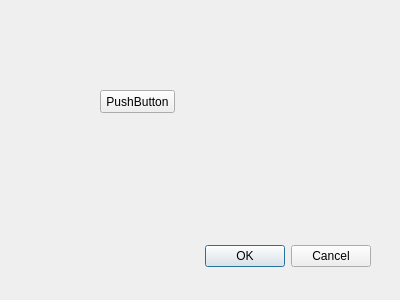
<?xml version="1.0" encoding="UTF-8"?>
<ui version="4.0">
 <class>Settings</class>
 <widget class="QDialog" name="Settings">
  <property name="geometry">
   <rect>
    <x>0</x>
    <y>0</y>
    <width>400</width>
    <height>300</height>
   </rect>
  </property>
  <property name="windowTitle">
   <string>Dialog</string>
  </property>
  <widget class="QDialogButtonBox" name="buttonBox">
   <property name="geometry">
    <rect>
     <x>30</x>
     <y>240</y>
     <width>341</width>
     <height>32</height>
    </rect>
   </property>
   <property name="orientation">
    <enum>Qt::Horizontal</enum>
   </property>
   <property name="standardButtons">
    <set>QDialogButtonBox::Cancel|QDialogButtonBox::Ok</set>
   </property>
  </widget>
  <widget class="QPushButton" name="pushButton">
   <property name="geometry">
    <rect>
     <x>100</x>
     <y>90</y>
     <width>75</width>
     <height>23</height>
    </rect>
   </property>
   <property name="text">
    <string>PushButton</string>
   </property>
  </widget>
 </widget>
 <resources/>
 <connections>
  <connection>
   <sender>buttonBox</sender>
   <signal>accepted()</signal>
   <receiver>Settings</receiver>
   <slot>accept()</slot>
   <hints>
    <hint type="sourcelabel">
     <x>248</x>
     <y>254</y>
    </hint>
    <hint type="destinationlabel">
     <x>157</x>
     <y>274</y>
    </hint>
   </hints>
  </connection>
  <connection>
   <sender>buttonBox</sender>
   <signal>rejected()</signal>
   <receiver>Settings</receiver>
   <slot>reject()</slot>
   <hints>
    <hint type="sourcelabel">
     <x>316</x>
     <y>260</y>
    </hint>
    <hint type="destinationlabel">
     <x>286</x>
     <y>274</y>
    </hint>
   </hints>
  </connection>
 </connections>
</ui>
